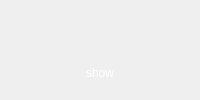
                       <widget class="QWidget" name="tab">
                        <attribute name="title">
                         <string>电网数据</string>
                        </attribute>
                        <layout class="QVBoxLayout" name="verticalLayout_31">
                         <item>
                          <layout class="QVBoxLayout" name="verticalLayout_30">
                           <item>
                            <widget class="QPushButton" name="btn_img_6">
                             <property name="minimumSize">
                              <size>
                               <width>150</width>
                               <height>40</height>
                              </size>
                             </property>
                             <property name="styleSheet">
                              <string notr="true">QPushButton{
	background-color: rgba(255, 170, 0,0);
border-radius:3px;
border-radius:3px;
	font: 9pt &quot;等线&quot;;
color: rgb(255, 255, 255);}

QPushButton:hover{
	background-color: rgba(255, 170, 0,0);
border-radius:3px;
border-radius:3px;
font: 9pt &quot;等线&quot;;
padding-left:3px;
padding-top:3px;
color: rgb(255, 255, 255);}
</string>
                             </property>
                             <property name="text">
                              <string/>
                             </property>
                             <property name="icon">
                              <iconset resource="image/image.qrc">
                               <normaloff>:/icon/btn345.gif</normaloff>:/icon/btn345.gif</iconset>
                             </property>
                             <property name="iconSize">
                              <size>
                               <width>140</width>
                               <height>40</height>
                              </size>
                             </property>
                            </widget>
                           </item>
                           <item>
                            <widget class="QWidget" name="widget_22" native="true">
                             <layout class="QHBoxLayout" name="horizontalLayout_27">
                              <item>
                               <widget class="QLabel" name="label_6">
                                <property name="styleSheet">
                                 <string notr="true">color: rgb(255, 255, 255);</string>
                                </property>
                                <property name="text">
                                 <string>show</string>
                                </property>
                                <property name="alignment">
                                 <set>Qt::AlignCenter</set>
                                </property>
                               </widget>
                              </item>
                             </layout>
                            </widget>
                           </item>
                          </layout>
                         </item>
                        </layout>
                       </widget>
